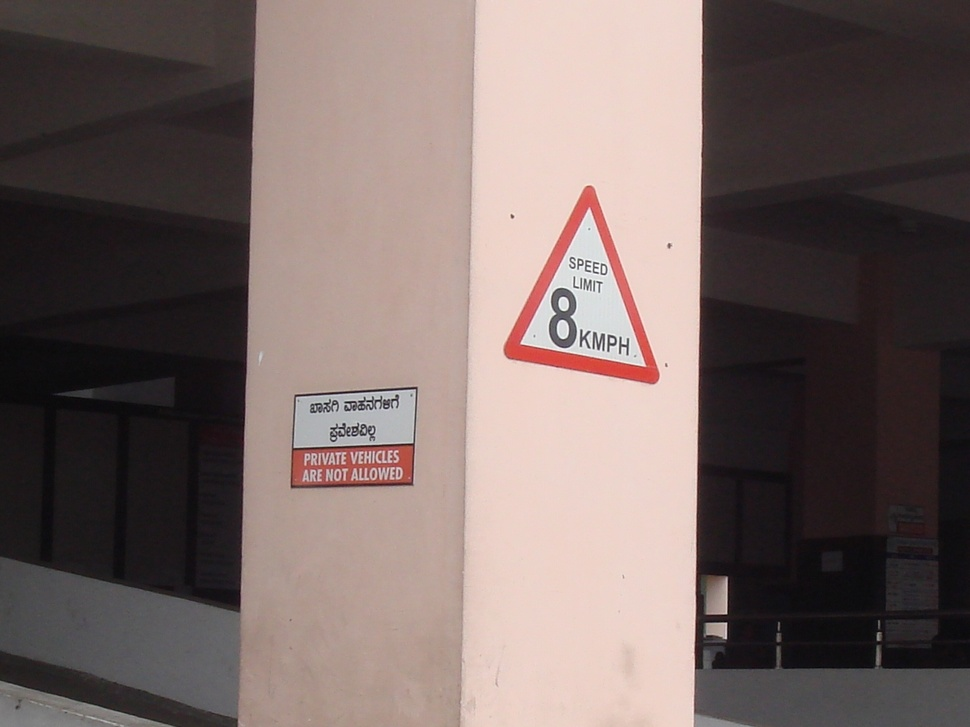
//> input picture sample_images/T050.JPG, 970 x 727 px, shrunk from 1280 x 960 before the run
$ ./extract_group_features ../sample_images/T050.JPG ../sample_images/T051.JPG   (built with g++ and OpenCV 4)
//> lines starting //> are read from the running program, lines starting //| are printed output that depends on the picture; after the words box and inside, x2 and y2 are one past the last pixel; in counts of white or black regions, pixels touching at a corner belong together

#include <opencv/cv.h>
#include <opencv/ml.h>
#include <opencv/highgui.h>

#include <vector>
#include <fstream>
#include <stdint.h>

using namespace cv;
using namespace std;


// Boosted tree classifier for single characters
CvBoost character_classifier;

float classifyRegion( Mat& region, float &_stroke_mean, float &_aspect_ratio, float &_compactness, float &_num_holes, float &_holearea_area_ratio )
{

	RotatedRect bbox;
	int area 	  = 0;
	int perimeter 	  = 0;
	int holes_area 	  = 0;
	float stroke_mean = 0;
	float stroke_std  = 0;
	Mat bw, tmp;
	region.copyTo(bw);
	distanceTransform(bw, tmp, CV_DIST_L1,3); //L1 gives distance in round integers while L2 floats

	Scalar mean,std;
  meanStdDev(tmp,mean,std,bw);
	stroke_mean = mean[0];
	stroke_std  = std[0];

	vector<vector<Point> > contours0;
	vector<Vec4i> hierarchy;
	findContours( bw, contours0, hierarchy, RETR_TREE, CHAIN_APPROX_SIMPLE);

	area = contourArea(Mat(contours0.at(0)));

	_num_holes = 0;

    	for (int k=0; k<hierarchy.size();k++)
    	{
	    //TODO check this thresholds, are they coherent? is there a faster way?
	    if ((hierarchy[k][3]==0)&&((((float)contourArea(Mat(contours0.at(k)))/area)>0.01)||(contourArea(Mat(contours0.at(k)))>31)))
	    {
		_num_holes++;
		holes_area += (int)contourArea(Mat(contours0.at(k)));
	    }
    	}

	perimeter = (int)contours0.at(0).size();

	bbox = minAreaRect(contours0.at(0));

	//fprintf(stdout,"X %f %f %f %f %f\n", stroke_std/stroke_mean, (float)min(bbox.size.width, bbox.size.height)/max(bbox.size.width, bbox.size.height), sqrt(area)/perimeter, (float)_num_holes, (float)holes_area/area);

	_stroke_mean 	= stroke_mean;
	_aspect_ratio 	= (float)min(bbox.size.width, bbox.size.height)/max(bbox.size.width, bbox.size.height);
	_compactness  	= sqrt(area)/perimeter;
	_holearea_area_ratio = (float)holes_area/area;


	float arr[] = {0, stroke_mean, stroke_std, stroke_std/stroke_mean, (float)area, (float)perimeter, (float)perimeter/area, _aspect_ratio, _compactness, _num_holes, _holearea_area_ratio};
	vector<float> sample (arr, arr + sizeof(arr) / sizeof(arr[0]) );

	float votes = character_classifier.predict( Mat(sample), Mat(), Range::all(), false, true );
	return votes;
}


int main( int argc, char** argv )
{


	ifstream ifile("./trained_boost_char.xml");
	if (ifile)
	{
		character_classifier.load("./trained_boost_char.xml", "boost");
//> (this line was passed over: character_classifier is not available in this run)
	} else {
		fprintf(stderr,"File ./trained_boost_char.xml not found! \n");
		exit(-1);
	}

    	Mat bw = imread(argv[1], 0);
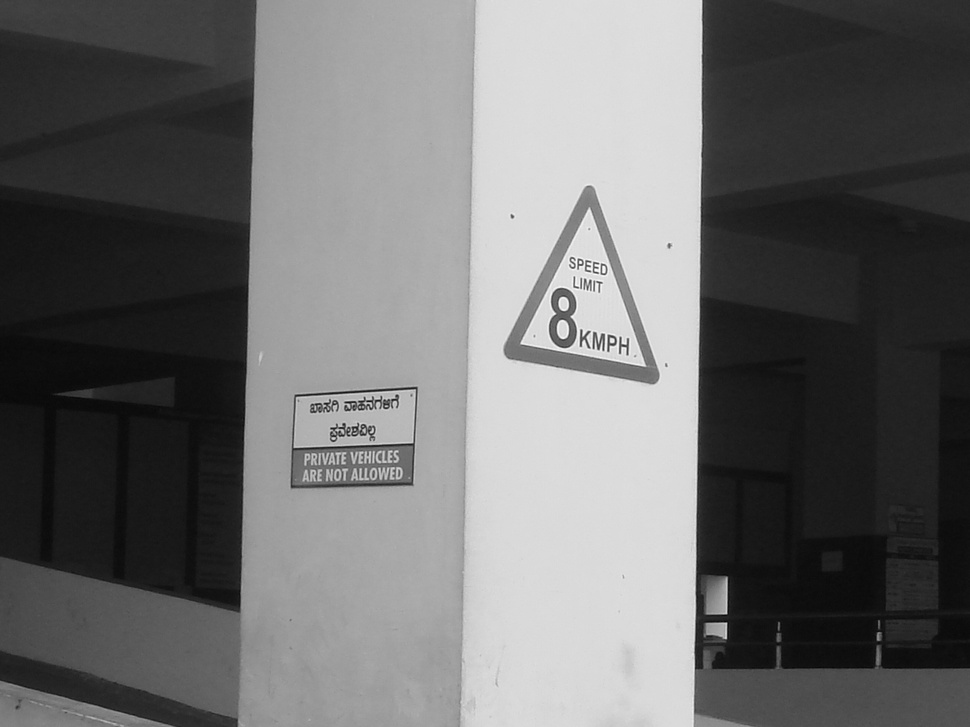
//> bw: 727 rows x 970 cols, CV_8UC1; min 5, max 255, mean 108.4

  copyMakeBorder(bw, bw, 1, 1, 1, 1, BORDER_CONSTANT, Scalar(255));
//> bw: 729 rows x 972 cols, CV_8UC1
	threshold( bw, bw, 128, 255, THRESH_BINARY_INV ); //group samples are black over white
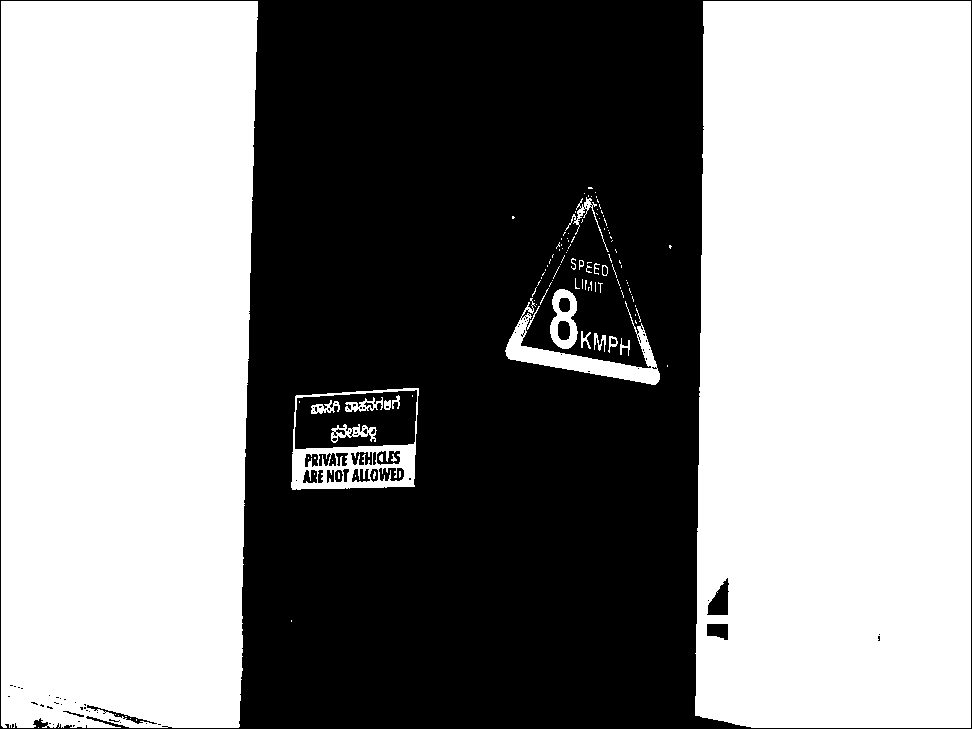
//> bw: 729 rows x 972 cols, CV_8UC1; 54.4% white; 99 black regions (75 under 20 px)

	vector<vector<Point> > contours;
	vector<Vec4i> hierarchy;


	Mat bw2;
	bw.copyTo(bw2);

	findContours( bw2, contours, hierarchy, RETR_TREE, CHAIN_APPROX_SIMPLE);
//> contours = 244 contours, 197 with area under 20; largest, box (x1, y1, x2, y2) and area: (695, 1, 971, 728) 195840, (1, 1, 258, 728) 178548, (291, 388, 419, 490) 11698, (294, 389, 418, 450) 6455, (505, 298, 660, 385) 2934


	int num_regions = 0;

	for( int i = 0; i < contours.size(); i++ )
    		if ((hierarchy[i][3]==-1))
			num_regions++;
//> after the loop, num_regions = 97

	Mat votes          ( num_regions, 1, CV_32F, 1 );
//> votes = 97 values from 1 to 1
	Mat stroke_means   ( num_regions, 1, CV_32F, 1 );
//> stroke_means = 97 values from 1 to 1
	Mat aspect_ratios  ( num_regions, 1, CV_32F, 1 );
//> aspect_ratios = 97 values from 1 to 1
	Mat compactnesses  ( num_regions, 1, CV_32F, 1 );
//> compactnesses = 97 values from 1 to 1
	Mat nums_holes     ( num_regions, 1, CV_32F, 1 );
//> nums_holes = 97 values from 1 to 1
	Mat holeareas_area ( num_regions, 1, CV_32F, 1 );
//> holeareas_area = 97 values from 1 to 1

	int idx = 0;
	for( int i = 0; i < contours.size(); i++ )
	{
		if ((hierarchy[i][3]==-1))
		{
		Rect bbox = boundingRect(contours.at(i));

		Mat canvas = Mat::zeros(cvSize(bw.cols, bw.rows),CV_8UC1);
		drawContours( canvas, contours, i, Scalar(255), CV_FILLED, 8, hierarchy );

		Mat region = Mat::zeros(cvSize(bbox.width+20, bbox.height+20),CV_8UC1);

		canvas(bbox).copyTo( region(Rect(10, 10, bbox.width, bbox.height)) );


		float stroke_mean, aspect_ratio, compactness, num_holes, holearea_area_ratio;
//> (the run ends here: the program needs code that is not available in this run, at `float votes = character_classifier.predict( Mat(sample), Mat(), Range:..`)

$ run again, on sample_images/T072.JPG
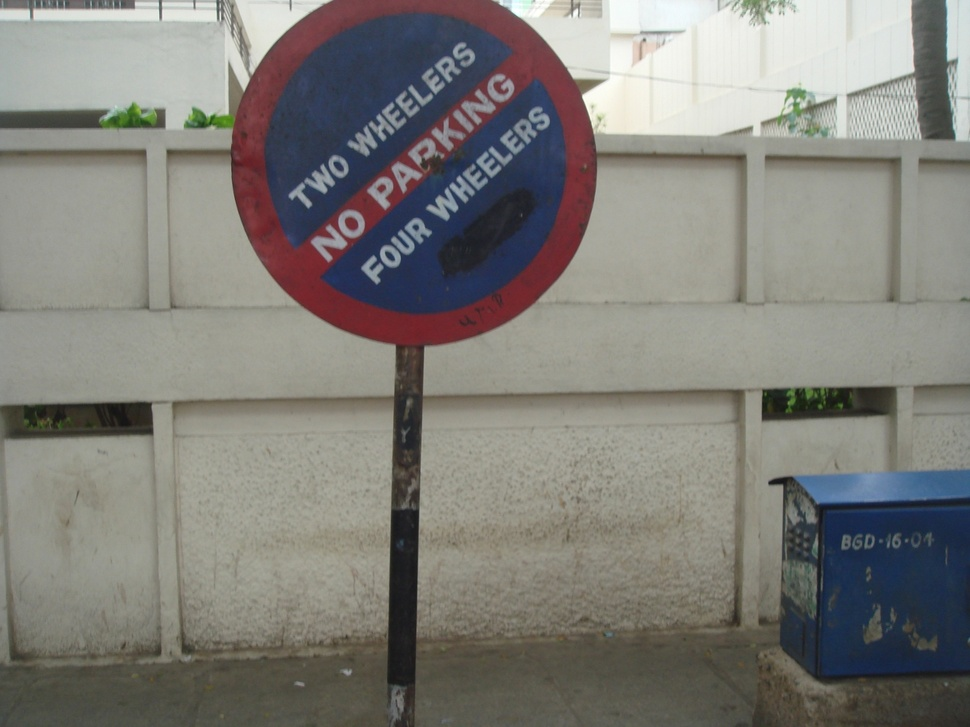
//> input picture sample_images/T072.JPG, 970 x 727 px, shrunk from 1280 x 960 before the run
//> `Mat bw = imread(argv[1], 0);`:
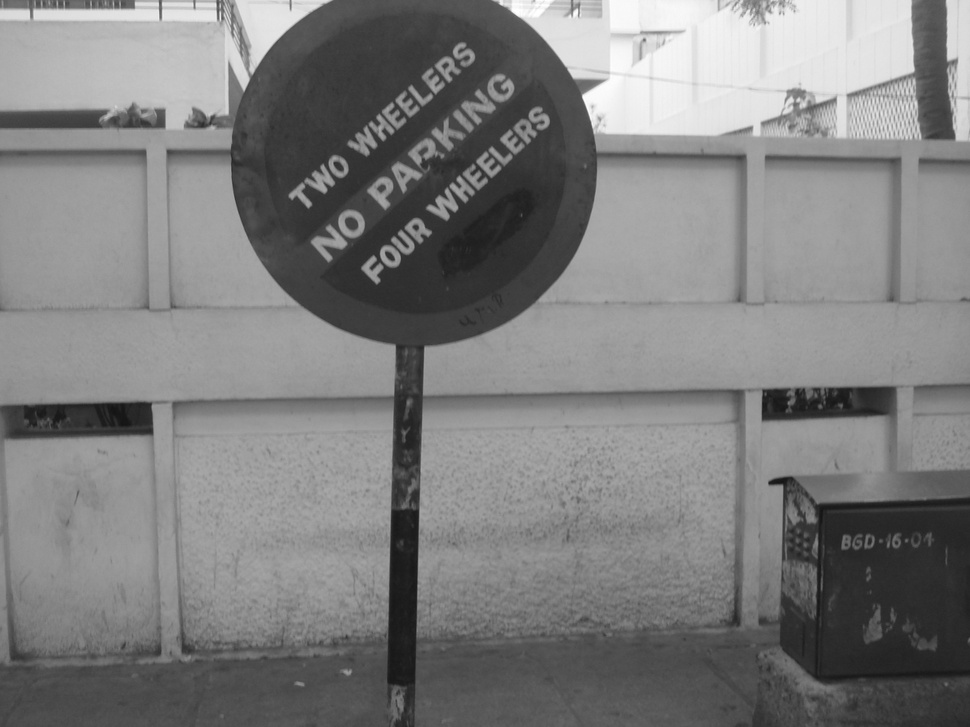
//> bw: 727 rows x 970 cols, CV_8UC1; min 20, max 255, mean 126.2
//> `threshold( bw, bw, 128, 255, THRESH_BINARY_INV );`:
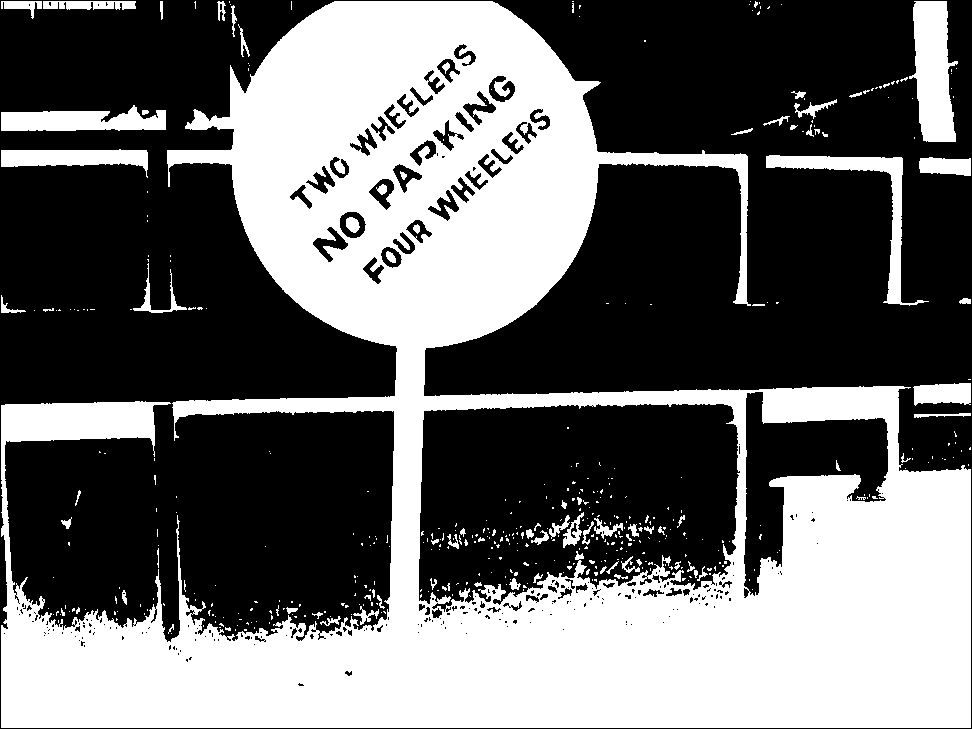
//> bw: 729 rows x 972 cols, CV_8UC1; 41.7% white; 462 white regions (383 under 20 px)
//> contours = 758 contours, 631 with area under 20; largest, box (x1, y1, x2, y2) and area: (1, 1, 971, 728) 347274, (418, 403, 741, 613) 56386, (743, 391, 889, 597) 12775, (909, 1, 958, 142) 4532, (766, 155, 929, 306) 2986
//> after the loop `for( int i = 0; i < contours.size(); i++ )`: num_regions = 223
//> votes = 223 values from 1 to 1
